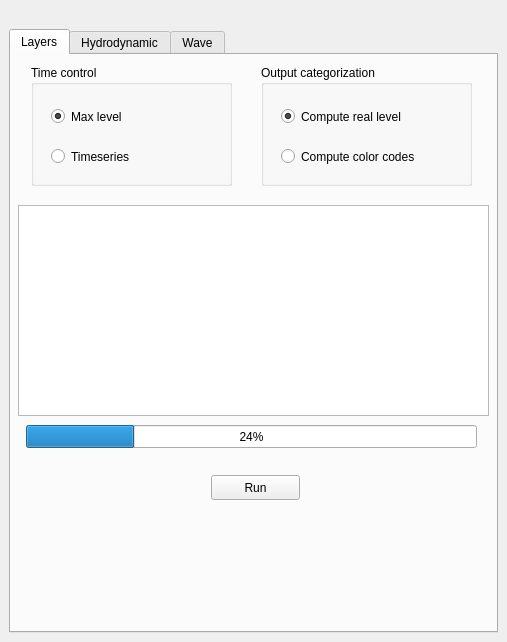
<?xml version="1.0" encoding="UTF-8"?>
<ui version="4.0">
 <class>FloodTool2DockWidgetBase</class>
 <widget class="QDockWidget" name="FloodTool2DockWidgetBase">
  <property name="geometry">
   <rect>
    <x>0</x>
    <y>0</y>
    <width>507</width>
    <height>642</height>
   </rect>
  </property>
  <property name="font">
   <font>
    <weight>50</weight>
    <bold>false</bold>
   </font>
  </property>
  <property name="windowTitle">
   <string>FloodTool2</string>
  </property>
  <widget class="QWidget" name="dockWidgetContents">
   <layout class="QGridLayout" name="gridLayout">
    <item row="0" column="0">
     <widget class="QLabel" name="label">
      <property name="text">
       <string/>
      </property>
      <property name="pixmap">
       <pixmap resource="resources.qrc">:/plugins/flood_tool2/logo.png</pixmap>
      </property>
     </widget>
    </item>
    <item row="1" column="0">
     <widget class="QTabWidget" name="tabWidget">
      <property name="currentIndex">
       <number>0</number>
      </property>
      <widget class="QWidget" name="Layers">
       <attribute name="title">
        <string>Layers</string>
       </attribute>
       <widget class="QPushButton" name="run_button">
        <property name="geometry">
         <rect>
          <x>200</x>
          <y>420</y>
          <width>89</width>
          <height>25</height>
         </rect>
        </property>
        <property name="text">
         <string>Run</string>
        </property>
       </widget>
       <widget class="QTextBrowser" name="results_textBrowser">
        <property name="geometry">
         <rect>
          <x>7</x>
          <y>150</y>
          <width>471</width>
          <height>211</height>
         </rect>
        </property>
       </widget>
       <widget class="QProgressBar" name="progressBar">
        <property name="geometry">
         <rect>
          <x>15</x>
          <y>370</y>
          <width>451</width>
          <height>23</height>
         </rect>
        </property>
        <property name="value">
         <number>24</number>
        </property>
       </widget>
       <widget class="QGroupBox" name="groupBox_time">
        <property name="geometry">
         <rect>
          <x>20</x>
          <y>10</y>
          <width>201</width>
          <height>121</height>
         </rect>
        </property>
        <property name="title">
         <string>Time control</string>
        </property>
        <property name="checkable">
         <bool>false</bool>
        </property>
        <widget class="QRadioButton" name="radioButton_max">
         <property name="geometry">
          <rect>
           <x>20</x>
           <y>40</y>
           <width>112</width>
           <height>23</height>
          </rect>
         </property>
         <property name="text">
          <string>Max level</string>
         </property>
         <property name="checked">
          <bool>true</bool>
         </property>
        </widget>
        <widget class="QRadioButton" name="radioButton_timeserie">
         <property name="geometry">
          <rect>
           <x>20</x>
           <y>80</y>
           <width>112</width>
           <height>23</height>
          </rect>
         </property>
         <property name="text">
          <string>Timeseries</string>
         </property>
        </widget>
       </widget>
       <widget class="QGroupBox" name="groupBox_codes">
        <property name="geometry">
         <rect>
          <x>250</x>
          <y>10</y>
          <width>211</width>
          <height>121</height>
         </rect>
        </property>
        <property name="title">
         <string>Output categorization</string>
        </property>
        <widget class="QRadioButton" name="radioButton_light">
         <property name="geometry">
          <rect>
           <x>20</x>
           <y>80</y>
           <width>171</width>
           <height>23</height>
          </rect>
         </property>
         <property name="text">
          <string>Compute color codes</string>
         </property>
        </widget>
        <widget class="QRadioButton" name="radioButton_level">
         <property name="geometry">
          <rect>
           <x>20</x>
           <y>40</y>
           <width>161</width>
           <height>23</height>
          </rect>
         </property>
         <property name="text">
          <string>Compute real level</string>
         </property>
         <property name="checked">
          <bool>true</bool>
         </property>
        </widget>
       </widget>
      </widget>
      <widget class="QWidget" name="hydrodynamic">
       <attribute name="title">
        <string>Hydrodynamic</string>
       </attribute>
       <widget class="QWidget" name="formLayoutWidget_2">
        <property name="geometry">
         <rect>
          <x>14</x>
          <y>10</y>
          <width>461</width>
          <height>118</height>
         </rect>
        </property>
        <layout class="QFormLayout" name="hydro_formLayout">
         <item row="0" column="0">
          <widget class="QLabel" name="hydro_thredds_label">
           <property name="text">
            <string>Model grid:</string>
           </property>
          </widget>
         </item>
         <item row="1" column="0">
          <widget class="QLabel" name="hydro_field_label">
           <property name="text">
            <string>Layer field:</string>
           </property>
          </widget>
         </item>
         <item row="1" column="1">
          <widget class="QComboBox" name="hydro_field_comboBox"/>
         </item>
         <item row="0" column="1">
          <widget class="QComboBox" name="hydro_grid_comboBox"/>
         </item>
         <item row="3" column="1">
          <widget class="QComboBox" name="hydro_variable_comboBox">
           <property name="enabled">
            <bool>true</bool>
           </property>
          </widget>
         </item>
         <item row="3" column="0">
          <widget class="QLabel" name="hydro_variable_label">
           <property name="text">
            <string>Variable:</string>
           </property>
          </widget>
         </item>
         <item row="2" column="0">
          <widget class="QCheckBox" name="tideSolution_checkBox">
           <property name="text">
            <string>Use tide solution </string>
           </property>
          </widget>
         </item>
        </layout>
       </widget>
       <widget class="QCalendarWidget" name="hydro_calendarWidget">
        <property name="enabled">
         <bool>true</bool>
        </property>
        <property name="geometry">
         <rect>
          <x>18</x>
          <y>170</y>
          <width>456</width>
          <height>171</height>
         </rect>
        </property>
       </widget>
       <widget class="QLabel" name="label_available_hydro">
        <property name="geometry">
         <rect>
          <x>20</x>
          <y>140</y>
          <width>111</width>
          <height>17</height>
         </rect>
        </property>
        <property name="text">
         <string>Available files:</string>
        </property>
       </widget>
      </widget>
      <widget class="QWidget" name="wave">
       <attribute name="title">
        <string>Wave</string>
       </attribute>
       <widget class="QWidget" name="formLayoutWidget">
        <property name="geometry">
         <rect>
          <x>13</x>
          <y>14</y>
          <width>461</width>
          <height>89</height>
         </rect>
        </property>
        <layout class="QFormLayout" name="wave_formLayout">
         <item row="0" column="0">
          <widget class="QLabel" name="wave_thredds_label">
           <property name="text">
            <string>Model grid:</string>
           </property>
          </widget>
         </item>
         <item row="1" column="0">
          <widget class="QLabel" name="wave_field_label">
           <property name="text">
            <string>Layer field:</string>
           </property>
          </widget>
         </item>
         <item row="1" column="1">
          <widget class="QComboBox" name="wave_field_comboBox"/>
         </item>
         <item row="2" column="0">
          <widget class="QLabel" name="wave_variable_label">
           <property name="text">
            <string>Variable:</string>
           </property>
          </widget>
         </item>
         <item row="2" column="1">
          <widget class="QComboBox" name="wave_variable_comboBox"/>
         </item>
         <item row="0" column="1">
          <widget class="QComboBox" name="wave_grid_comboBox"/>
         </item>
        </layout>
       </widget>
       <widget class="QCalendarWidget" name="wave_calendarWidget">
        <property name="enabled">
         <bool>true</bool>
        </property>
        <property name="geometry">
         <rect>
          <x>18</x>
          <y>170</y>
          <width>456</width>
          <height>171</height>
         </rect>
        </property>
       </widget>
       <widget class="QLabel" name="label_available_wave">
        <property name="geometry">
         <rect>
          <x>20</x>
          <y>140</y>
          <width>111</width>
          <height>17</height>
         </rect>
        </property>
        <property name="text">
         <string>Available files:</string>
        </property>
       </widget>
      </widget>
     </widget>
    </item>
   </layout>
  </widget>
 </widget>
 <resources>
  <include location="resources.qrc"/>
 </resources>
 <connections/>
</ui>
